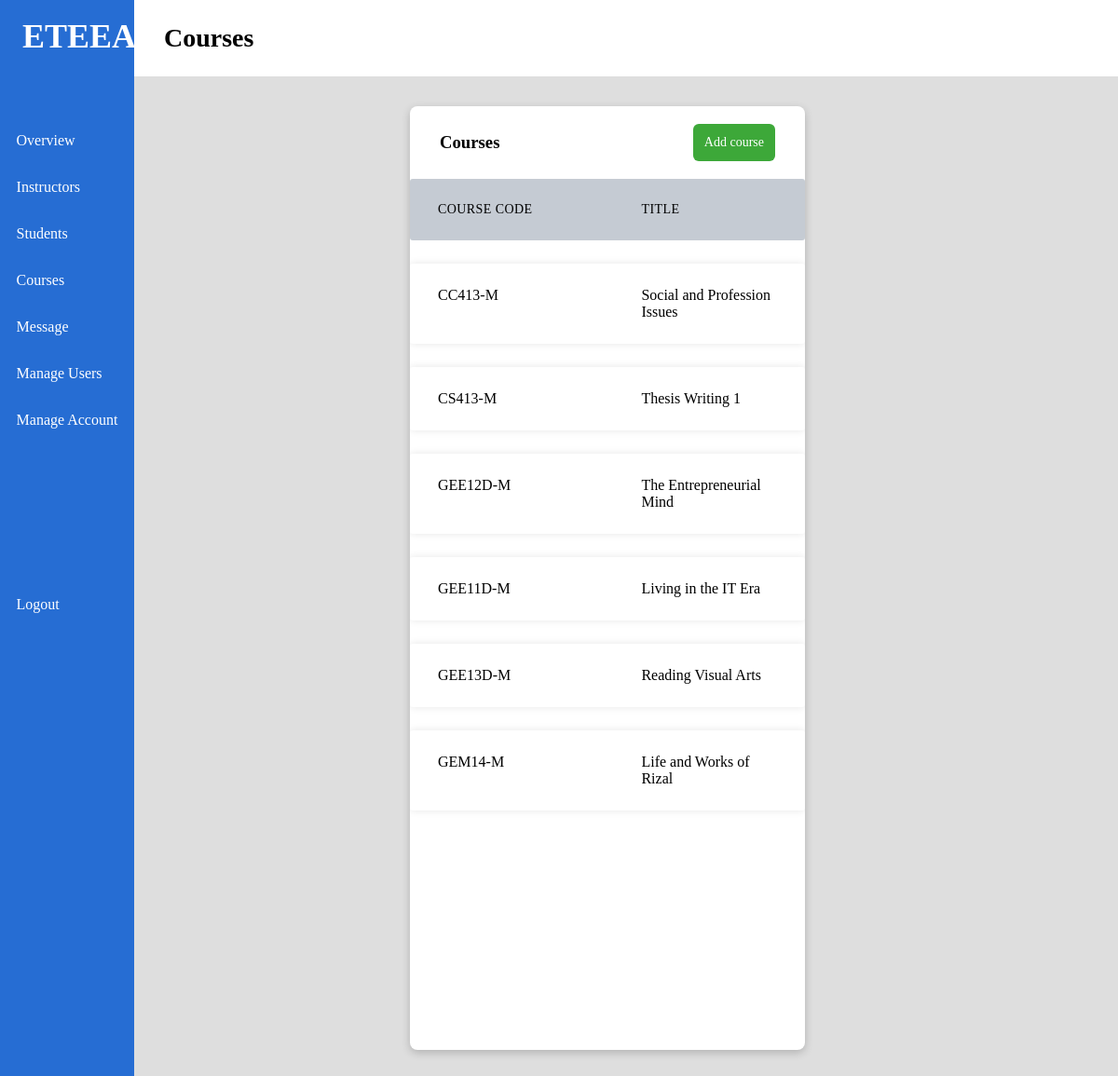
The app's page /index/courses (signed in) with its own data.
### models.py (models this page shows)
class Course(db.Model):
    __tablename__ = "courses"
    id = db.Column("id", db.Integer, primary_key=True)
    title = db.Column("title", db.String(64))
    code = db.Column("code", db.String(8))

### views.py (the view)
@views.route('/courses')
def courses():
    if g.user not in ['admin']:
        return redirect(url_for('.unauthorized'))
    views = user_views[g.user]
    courses = db.get_courses()
    return render_template('courses.html', page="Courses", courses=courses, views=views)

### db_functions.py (called while the page is built)
def get_courses():
    return [u.__dict__ for u in Course.query.all()]

### views.py (called while the page is built)
@views.before_request
def verify_permissions():
    g.user = None
    if 'user' in session:
        g.user = session['user']
    else:
        return redirect('/login')

### templates/courses.html (shortened to what this page needs)
{% extends "index.html" %}
{% block content %}
<div class="main-row">
    <div class="card side color-white">
        <div class="inline">
            <h3>Courses</h3>
            <button class="btn-add" onclick="addCourse()">Add course</button><br>
        </div>
        {% if courses is defined and courses|length > 0 %}
        <ul class="stylized-table">
            <li class="table-header">
                <div class="col col-2">COURSE CODE</div>
                <div class="col col-2">TITLE</div>
            </li>
            {% for course in courses %}
            <li class="table-row">
                <div class="col col-2" data-label="CODE">{{ course.code }}</div>
                <div class="col col-2" data-label="TITLE">{{ course.title }}</div>
            </li>
            {% endfor %}
        </ul>
        {% else %}
        <p>No courses have been created.</p>
        {% endif %}
    </div>
</div class="main-row">
{% endblock %}

### static/styles/index.css (style rules this page uses)
* { margin: 0; padding: 0; font-family: quicksand; }
body { background-color: #dedede; }
button { color: white; font-size: 14px; padding: 12px; border: none; border-radius: 6px; }
.btn-add { background-color: #3da839; }
.inline { display: flex; flex-direction: row; align-items: center; }
.card.color-white { background-color: white; }

### records on screen
Course: code "CC413-M", title "Social and Profession Issues"
Course: code "CS413-M", title "Thesis Writing 1"
Course: code "GEE12D-M", title "The Entrepreneurial Mind"
Course: code "GEE11D-M", title "Living in the IT Era"
Course: code "GEE13D-M", title "Reading Visual Arts"
Course: code "GEM14-M", title "Life and Works of Rizal"

### other values on screen
{{ view['name'] }} "Overview" "Instructors" "Students" "Courses" "Message" "Manage Users" "Manage Account"
{{ page }} "Courses"
